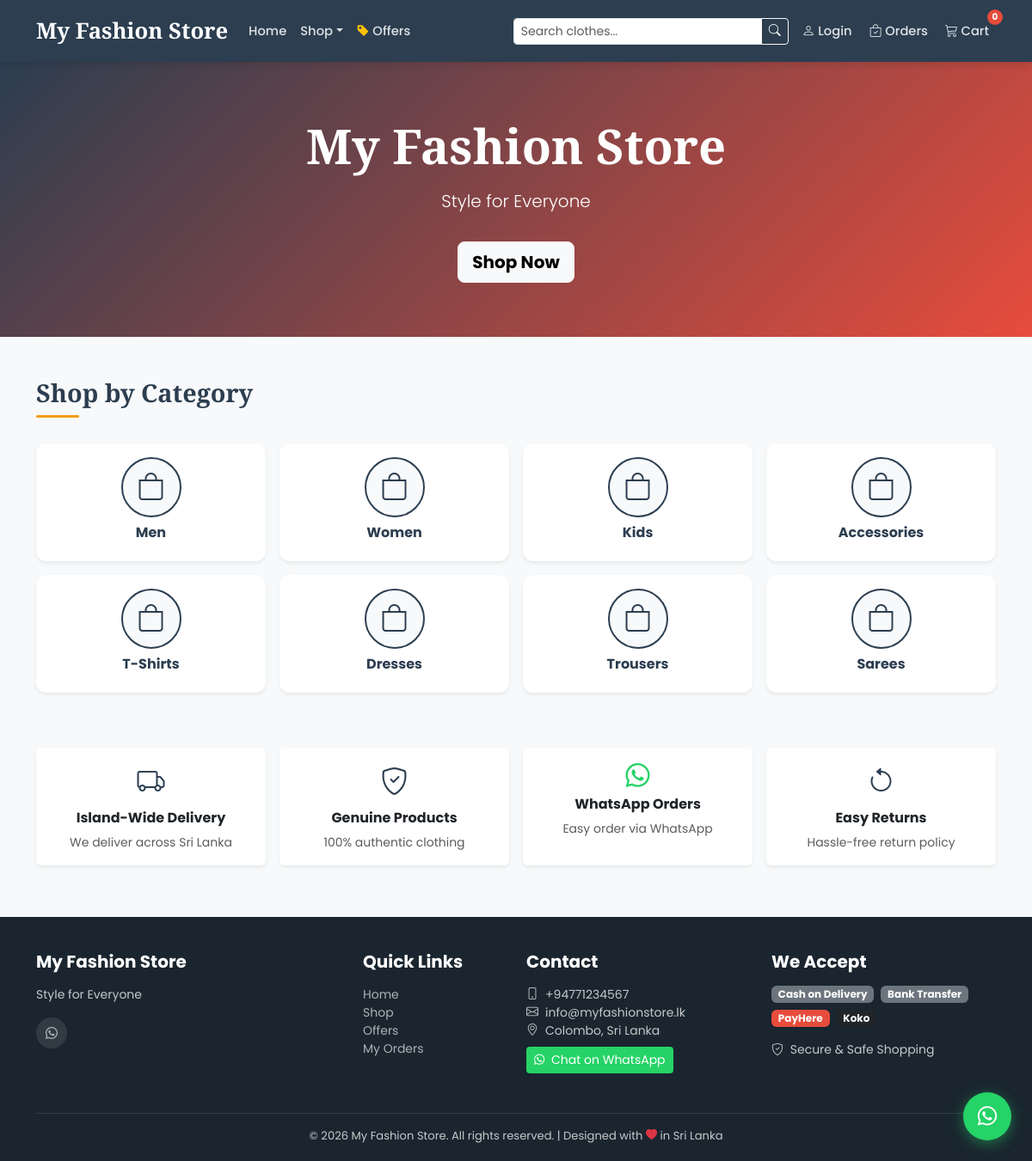
The page / on the database its author committed.
### tables this page shows
CREATE TABLE categories (
    id INT PRIMARY KEY AUTO_INCREMENT,
    name VARCHAR(100) NOT NULL,
    slug VARCHAR(100) UNIQUE NOT NULL,
    description TEXT,
    image VARCHAR(255),
    parent_id INT DEFAULT NULL,
    sort_order INT DEFAULT 0,
    is_active BOOLEAN DEFAULT TRUE,
    created_at TIMESTAMP DEFAULT CURRENT_TIMESTAMP,
    FOREIGN KEY (parent_id) REFERENCES categories(id) ON DELETE SET NULL
);

### includes/config.php (called while the page is built, shortened)
<?php
function getDB() {
    static $pdo = null;
    if ($pdo === null) {
        try {
            $dsn = "mysql:host=" . DB_HOST . ";dbname=" . DB_NAME . ";charset=" . DB_CHARSET;
            $options = [
                PDO::ATTR_ERRMODE            => PDO::ERRMODE_EXCEPTION,
                PDO::ATTR_DEFAULT_FETCH_MODE => PDO::FETCH_ASSOC,
                PDO::ATTR_EMULATE_PREPARES   => false,
            ];
            $pdo = new PDO($dsn, DB_USER, DB_PASS, $options);
        } catch (PDOException $e) {
            error_log('[DB connect] ' . $e->getMessage());
            http_response_code(500);
            $msg = APP_ENV === 'production'
                ? 'A database error occurred. Please try again later.'
                : 'Database connection failed: ' . $e->getMessage();
            if (stripos($_SERVER['HTTP_ACCEPT'] ?? '', 'application/json') !== false) {
                header('Content-Type: application/json');
                echo json_encode(['error' => $msg]);
            } else {
                echo '<!doctype html><meta charset="utf-8"><title>500</title><h1>500 — Service unavailable</h1><p>' . htmlspecialchars($msg) . '</p>';
            }
            exit;
        }
    }
    return $pdo;
}
function getSettings() {
    static $settings = null;
    if ($settings === null) {
        try {
            $db = getDB();
            $stmt = $db->query("SELECT setting_key, setting_value FROM site_settings");
            $settings = [];
            while ($row = $stmt->fetch()) {
                $settings[$row['setting_key']] = $row['setting_value'];
            }
        } catch (Exception $e) {
            error_log('[getSettings] ' . $e->getMessage());
            $settings = [];
        }
    }
    return $settings;
}

### index.php (the view, shortened to what this page needs)
<?php
require_once __DIR__ . '/includes/config.php';
require_once __DIR__ . '/includes/theme.php';
$db = getDB();
$settings = getSettings();
$banners = $db->query("SELECT * FROM banners WHERE is_active=1 ORDER BY sort_order ASC")->fetchAll();
$categories = $db->query("SELECT * FROM categories WHERE is_active=1 AND parent_id IS NULL ORDER BY sort_order LIMIT 8")->fetchAll();
?>
<?php if (!empty($banners)): ?>
<div id="heroCarousel" class="carousel slide" data-bs-ride="carousel">
  <div class="carousel-indicators">
    <?php foreach ($banners as $i => $b): ?>
    <button type="button" data-bs-target="#heroCarousel" data-bs-slide-to="<?= $i ?>" <?= $i===0?'class="active"':'' ?>></button>
    <?php endforeach; ?>
  </div>
  <div class="carousel-inner">
    <?php foreach ($banners as $i => $b): ?>
    <div class="carousel-item <?= $i===0?'active':'' ?>">
      <img src="<?= UPLOAD_URL ?>banners/<?= htmlspecialchars($b['image_path']) ?>" class="d-block w-100" alt="<?= htmlspecialchars($b['title']) ?>">
      <?php if ($b['title'] || $b['subtitle']): ?>
      <div class="carousel-caption d-none d-md-block">
        <?php if ($b['title']): ?><h2 class="fw-bold"><?= htmlspecialchars($b['title']) ?></h2><?php endif; ?>
        <?php if ($b['subtitle']): ?><p><?= htmlspecialchars($b['subtitle']) ?></p><?php endif; ?>
        <?php if ($b['button_text'] && $b['button_link']): ?>
        <a href="<?= htmlspecialchars($b['button_link']) ?>" class="btn btn-primary btn-lg"><?= htmlspecialchars($b['button_text']) ?></a>
        <?php endif; ?>
      </div>
      <?php endif; ?>
    </div>
    <?php endforeach; ?>
  </div>
  <button class="carousel-control-prev" type="button" data-bs-target="#heroCarousel" data-bs-slide="prev"><span class="carousel-control-prev-icon"></span></button>
  <button class="carousel-control-next" type="button" data-bs-target="#heroCarousel" data-bs-slide="next"><span class="carousel-control-next-icon"></span></button>
</div>
<?php else: ?>
<div class="py-5 text-center" style="background: linear-gradient(135deg, var(--primary), var(--secondary)); color:#fff; min-height:320px; display:flex; align-items:center; justify-content:center; flex-direction:column;">
  <h1 class="fw-bold display-4" style="font-family:'Playfair Display',serif"><?= htmlspecialchars($settings['site_name'] ?? 'Fashion Store') ?></h1>
  <p class="lead mt-2"><?= htmlspecialchars($settings['site_tagline'] ?? 'Style for Everyone') ?></p>
  <a href="/shop/shop.php" class="btn btn-light btn-lg mt-3 fw-bold">Shop Now</a>
</div>
<?php endif; ?>
<div class="container my-5">
  <?php if (!empty($categories)): ?>
  <h2 class="section-title">Shop by Category</h2>
  <div class="row g-3 mb-5">
    <?php foreach ($categories as $cat): ?>
    <div class="col-6 col-md-3 col-lg-3">
      <a href="/shop/shop.php?cat=<?= urlencode($cat['slug']) ?>" class="text-decoration-none">
        <div class="card border-0 shadow-sm text-center p-3 h-100" style="border-radius:12px; transition:transform .2s;" onmouseover="this.style.transform='translateY(-4px)'" onmouseout="this.style.transform=''">
          <?php if ($cat['image']): ?>
          <img src="<?= UPLOAD_URL ?>products/<?= htmlspecialchars($cat['image']) ?>" class="rounded-circle mx-auto mb-2" width="70" height="70" style="object-fit:cover;">
          <?php else: ?>
          <div class="rounded-circle mx-auto mb-2 d-flex align-items-center justify-content-center" style="width:70px;height:70px;background:var(--bg);border:2px solid var(--primary)">
            <i class="bi bi-bag fs-2" style="color:var(--primary)"></i>
          </div>
          <?php endif; ?>
          <h6 class="fw-bold" style="color:var(--primary)"><?= htmlspecialchars($cat['name']) ?></h6>
        </div>
      </a>
    </div>
    <?php endforeach; ?>
  </div>
  <?php endif; ?>
  <div class="row g-3 mt-5 text-center">
    <div class="col-6 col-md-3">
      <div class="card border-0 shadow-sm p-3 h-100">
        <i class="bi bi-truck fs-2 mb-2" style="color:var(--primary)"></i>
        <h6 class="fw-bold">Island-Wide Delivery</h6>
        <small class="text-muted">We deliver across Sri Lanka</small>
      </div>
    </div>
    <div class="col-6 col-md-3">
      <div class="card border-0 shadow-sm p-3 h-100">
        <i class="bi bi-shield-check fs-2 mb-2" style="color:var(--primary)"></i>
        <h6 class="fw-bold">Genuine Products</h6>
        <small class="text-muted">100% authentic clothing</small>
      </div>
    </div>
    <div class="col-6 col-md-3">
      <div class="card border-0 shadow-sm p-3 h-100">
        <i class="fab fa-whatsapp fs-2 mb-2" style="color:#25d366"></i>
        <h6 class="fw-bold">WhatsApp Orders</h6>
        <small class="text-muted">Easy order via WhatsApp</small>
      </div>
    </div>
    <div class="col-6 col-md-3">
      <div class="card border-0 shadow-sm p-3 h-100">
        <i class="bi bi-arrow-counterclockwise fs-2 mb-2" style="color:var(--primary)"></i>
        <h6 class="fw-bold">Easy Returns</h6>
        <small class="text-muted">Hassle-free return policy</small>
      </div>
    </div>
  </div>
</div>

### rows shown on the page
categories: name "Men"
categories: name "Women"
categories: name "Kids"
categories: name "Accessories"
categories: name "T-Shirts"
categories: name "Dresses"
categories: name "Trousers"
categories: name "Sarees"

### other values the page prints
$siteName "My Fashion Store"
$settings['site_name'] "My Fashion Store"
$settings['site_tagline'] "Style for Everyone"
$name "My Fashion Store"
$s['site_tagline'] "Style for Everyone"
$phone "+94771234567"
$email "info@myfashionstore.lk"
$addr "Colombo, Sri Lanka"
